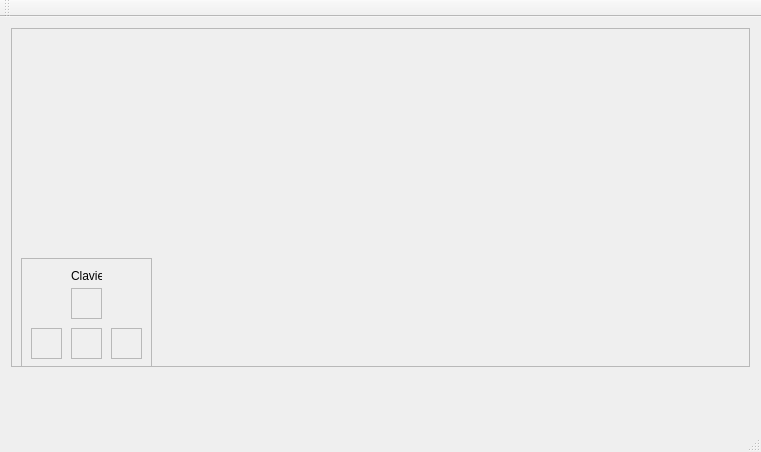
<?xml version="1.0" encoding="UTF-8"?>
<ui version="4.0">
 <class>MainWindow</class>
 <widget class="QMainWindow" name="MainWindow">
  <property name="geometry">
   <rect>
    <x>0</x>
    <y>0</y>
    <width>761</width>
    <height>452</height>
   </rect>
  </property>
  <property name="windowTitle">
   <string>MainWindow</string>
  </property>
  <widget class="QWidget" name="centralWidget">
   <widget class="QWidget" name="verticalLayoutWidget">
    <property name="geometry">
     <rect>
      <x>0</x>
      <y>0</y>
      <width>761</width>
      <height>361</height>
     </rect>
    </property>
    <layout class="QVBoxLayout" name="verticalLayout">
     <item>
      <widget class="QFrame" name="frame">
       <property name="frameShape">
        <enum>QFrame::StyledPanel</enum>
       </property>
       <property name="frameShadow">
        <enum>QFrame::Raised</enum>
       </property>
       <widget class="QFrame" name="keybordFrame">
        <property name="geometry">
         <rect>
          <x>10</x>
          <y>230</y>
          <width>131</width>
          <height>111</height>
         </rect>
        </property>
        <property name="frameShape">
         <enum>QFrame::StyledPanel</enum>
        </property>
        <property name="frameShadow">
         <enum>QFrame::Raised</enum>
        </property>
        <widget class="QLabel" name="label">
         <property name="geometry">
          <rect>
           <x>50</x>
           <y>10</y>
           <width>31</width>
           <height>16</height>
          </rect>
         </property>
         <property name="text">
          <string>Clavier</string>
         </property>
        </widget>
        <widget class="QFrame" name="keyboardUp">
         <property name="geometry">
          <rect>
           <x>50</x>
           <y>30</y>
           <width>31</width>
           <height>31</height>
          </rect>
         </property>
         <property name="frameShape">
          <enum>QFrame::StyledPanel</enum>
         </property>
         <property name="frameShadow">
          <enum>QFrame::Raised</enum>
         </property>
        </widget>
        <widget class="QFrame" name="keyboardLeft">
         <property name="geometry">
          <rect>
           <x>10</x>
           <y>70</y>
           <width>31</width>
           <height>31</height>
          </rect>
         </property>
         <property name="frameShape">
          <enum>QFrame::StyledPanel</enum>
         </property>
         <property name="frameShadow">
          <enum>QFrame::Raised</enum>
         </property>
        </widget>
        <widget class="QFrame" name="keyboardDown">
         <property name="geometry">
          <rect>
           <x>50</x>
           <y>70</y>
           <width>31</width>
           <height>31</height>
          </rect>
         </property>
         <property name="frameShape">
          <enum>QFrame::StyledPanel</enum>
         </property>
         <property name="frameShadow">
          <enum>QFrame::Raised</enum>
         </property>
        </widget>
        <widget class="QFrame" name="keyboardRight">
         <property name="geometry">
          <rect>
           <x>90</x>
           <y>70</y>
           <width>31</width>
           <height>31</height>
          </rect>
         </property>
         <property name="frameShape">
          <enum>QFrame::StyledPanel</enum>
         </property>
         <property name="frameShadow">
          <enum>QFrame::Raised</enum>
         </property>
        </widget>
       </widget>
      </widget>
     </item>
    </layout>
   </widget>
  </widget>
  <widget class="QMenuBar" name="menuBar">
   <property name="geometry">
    <rect>
     <x>0</x>
     <y>0</y>
     <width>761</width>
     <height>21</height>
    </rect>
   </property>
  </widget>
  <widget class="QToolBar" name="mainToolBar">
   <attribute name="toolBarArea">
    <enum>TopToolBarArea</enum>
   </attribute>
   <attribute name="toolBarBreak">
    <bool>false</bool>
   </attribute>
  </widget>
  <widget class="QStatusBar" name="statusBar"/>
 </widget>
 <layoutdefault spacing="6" margin="11"/>
 <resources/>
 <connections/>
</ui>
